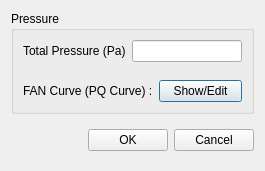
<?xml version="1.0" encoding="UTF-8"?>
<ui version="4.0">
 <class>IntakeFanDialog</class>
 <widget class="QDialog" name="IntakeFanDialog">
  <property name="geometry">
   <rect>
    <x>0</x>
    <y>0</y>
    <width>265</width>
    <height>166</height>
   </rect>
  </property>
  <property name="windowTitle">
   <string>Exhaust FAN Boundary Condition</string>
  </property>
  <layout class="QVBoxLayout" name="verticalLayout">
   <item>
    <widget class="QWidget" name="dialogContents" native="true">
     <layout class="QVBoxLayout" name="verticalLayout_4">
      <property name="leftMargin">
       <number>0</number>
      </property>
      <property name="topMargin">
       <number>0</number>
      </property>
      <property name="rightMargin">
       <number>0</number>
      </property>
      <property name="bottomMargin">
       <number>0</number>
      </property>
      <item>
       <widget class="QGroupBox" name="pressure">
        <property name="title">
         <string>Pressure</string>
        </property>
        <layout class="QVBoxLayout" name="verticalLayout_3">
         <property name="spacing">
          <number>0</number>
         </property>
         <property name="leftMargin">
          <number>0</number>
         </property>
         <property name="topMargin">
          <number>0</number>
         </property>
         <property name="rightMargin">
          <number>0</number>
         </property>
         <property name="bottomMargin">
          <number>0</number>
         </property>
         <item>
          <widget class="QWidget" name="widget_3" native="true">
           <layout class="QHBoxLayout" name="horizontalLayout_4">
            <item>
             <widget class="QLabel" name="label">
              <property name="text">
               <string>Total Pressure (Pa)</string>
              </property>
             </widget>
            </item>
            <item>
             <widget class="FloatEdit" name="totalPressure"/>
            </item>
           </layout>
          </widget>
         </item>
         <item>
          <widget class="QWidget" name="widget" native="true">
           <layout class="QHBoxLayout" name="horizontalLayout">
            <item>
             <widget class="QLabel" name="label_2">
              <property name="text">
               <string>FAN Curve (PQ Curve) :</string>
              </property>
             </widget>
            </item>
            <item>
             <widget class="QPushButton" name="editFanCurve">
              <property name="text">
               <string>Show/Edit</string>
              </property>
             </widget>
            </item>
           </layout>
          </widget>
         </item>
        </layout>
       </widget>
      </item>
     </layout>
    </widget>
   </item>
   <item>
    <widget class="QWidget" name="widget_4" native="true">
     <layout class="QHBoxLayout" name="horizontalLayout_5">
      <property name="rightMargin">
       <number>0</number>
      </property>
      <item>
       <spacer name="horizontalSpacer">
        <property name="orientation">
         <enum>Qt::Orientation::Horizontal</enum>
        </property>
        <property name="sizeHint" stdset="0">
         <size>
          <width>208</width>
          <height>20</height>
         </size>
        </property>
       </spacer>
      </item>
      <item>
       <widget class="QPushButton" name="ok">
        <property name="text">
         <string>OK</string>
        </property>
       </widget>
      </item>
      <item>
       <widget class="QPushButton" name="cancel">
        <property name="text">
         <string>Cancel</string>
        </property>
       </widget>
      </item>
     </layout>
    </widget>
   </item>
  </layout>
 </widget>
 <customwidgets>
  <customwidget>
   <class>FloatEdit</class>
   <extends>QLineEdit</extends>
   <header location="global">widgets.typed_edit</header>
  </customwidget>
 </customwidgets>
 <resources/>
 <connections/>
</ui>
